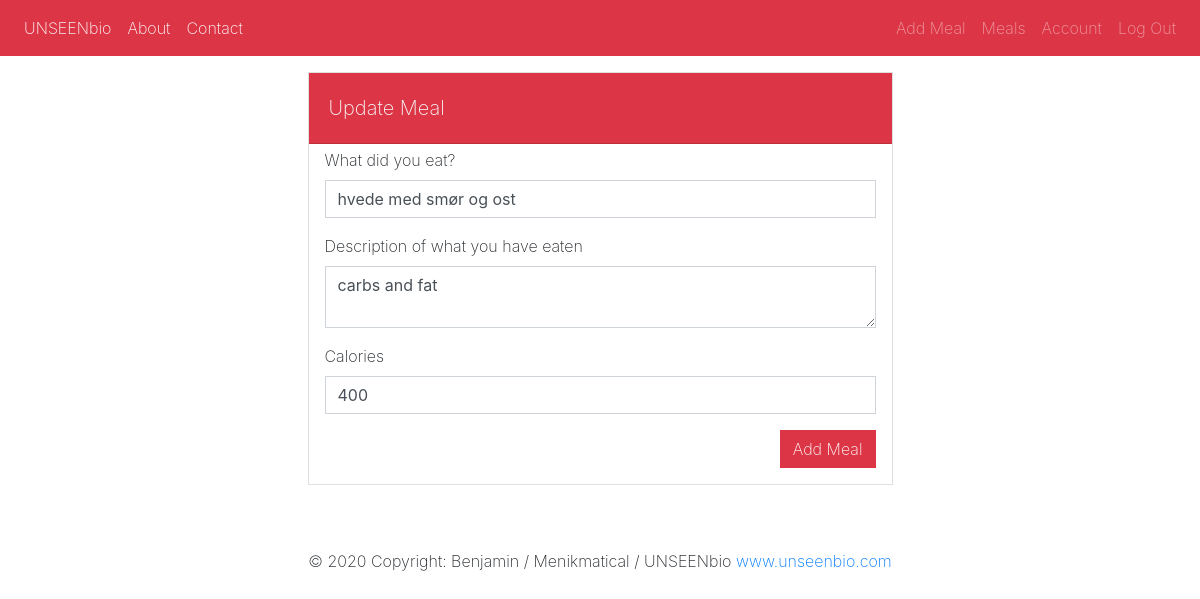
The page /meal/1/update (signed in) on the database its author committed.
### ubproj/models.py (models this page shows, shortened)
class Meal(db.Model):
    id = db.Column(db.Integer, primary_key=True)
    title = db.Column(db.String(100), nullable=False)
    date_added = db.Column(db.DateTime, nullable=False, default=datetime.utcnow)
    meal_image_file = db.Column(db.String(20), nullable=False, default='mealdefault.jpg')
    content = db.Column(db.Text, nullable=False)
    calories = db.Column(db.Integer, nullable=False)
    user_id = db.Column(db.Integer, db.ForeignKey('user.id'), nullable=False)

### ubproj/meals/routes.py (the view)
@meals.route('/meal/<int:meal_id>/update', methods=['GET', 'POST'])
@login_required
def update_meal(meal_id):
    meal = Meal.query.get_or_404(meal_id)
    if meal.author != current_user:
        abort(403)
    form = AddMealForm()
    if form.validate_on_submit():
        meal.title = form.title.data
        meal.content = form.content.data
        meal.calories = form.calories.data
        db.session.commit()
        flash('Your meal has been updated!', 'success')
        return redirect(url_for('meals.meal', meal_id=meal.id))
    elif request.method =='GET':
        form.title.data = meal.title
        form.content.data = meal.content
        form.calories.data = meal.calories
    return render_template('add_meal.html', title='Update Meal', form=form, legend='Update Meal')

### ubproj/meals/forms.py
class AddMealForm(FlaskForm):
    title = StringField('What did you eat?', validators=[DataRequired()])
    content = TextAreaField('Description of what you have eaten', validators=[DataRequired()])
    calories = IntegerField('Calories', validators=[DataRequired()])
    submit = SubmitField('Add Meal')

### ubproj/models.py (called while the page is built)
@login_manager.user_loader
def load_user(user_id):
    return User.query.get(int(user_id))

### ubproj/templates/add_meal.html (shortened to what this page needs)
{% extends 'layout.html' %}
{% block content %}
<div class="row pt-3">
    <div class="col-md-6 mx-auto">
        <div class="card rounded-0">
            <div class="card-header rounded-0 text-light bg-danger">
                <legend class="lead mt-2"  style="font-weight: 200;">{{ legend }}</legend>
            </div>
            <div class="content-section" style="font-weight: 200">
                <form method="POST" action="">
                    <div class="form-group mt-1 ml-3 mr-3">
                        {{ form.title.label(class="form-control-label") }}
                        {% if form.title.errors %}
                            {{ form.title(class="form-control rounded-0 is-invalid") }}
                            <div class="invalid-feedback">
                                {% for error in form.title.errors %}
                                    <span>{{ error }}</span>
                                {% endfor %}
                            </div>
                        {% else %}
                            {{ form.title(class="form-control rounded-0") }}
                        {% endif %}
                    </div>
                    <div class="form-group mt-1 ml-3 mr-3">
                        {{ form.content.label(class="form-control-label") }}
                        {% if form.content.errors %}
                            {{ form.content(class="form-control rounded-0 is-invalid") }}
                            <div class="invalid-feedback">
                                {% for error in form.content.errors %}
                                    <span>{{ error }}</span>
                                {% endfor %}
                            </div>
                        {% else %}
                            {{ form.content(class="form-control rounded-0") }}
                        {% endif %}
                    </div>
                    <div class="form-group mt-1 ml-3 mr-3">
                        {{ form.calories.label(class="form-control-label") }}
                        {% if form.calories.errors %}
                            {{ form.calories(class="form-control rounded-0 is-invalid") }}
                            <div class="invalid-feedback">
                                {% for error in form.calories.errors %}
                                    <span>{{ error }}</span>
                                {% endfor %}
                            </div>
                        {% else %}
                            {{ form.calories(class="form-control rounded-0") }}
                        {% endif %}
                    </div>
                    <div style="font-weight: 200" class="form-group">
                        {{ form.submit(class="btn btn-danger float-right rounded-0 mr-3 mb-3", style="font-weight: 200") }}
                    </div>
                </form>
            </div>
        </div>
    </div>
</div>
{% endblock content %}

### rows shown on the page
Meal: title "hvede med smør og ost", content "carbs and fat", calories "400"

### other values the page prints
{{ legend }} "Update Meal"
